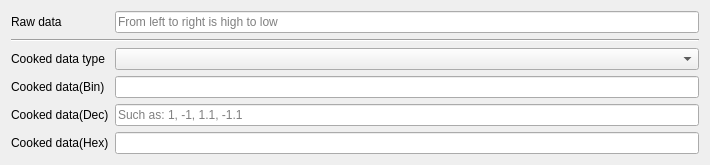
<?xml version="1.0" encoding="UTF-8"?>
<ui version="4.0">
 <class>xToolsNumberAssistant</class>
 <widget class="QWidget" name="xToolsNumberAssistant">
  <property name="geometry">
   <rect>
    <x>0</x>
    <y>0</y>
    <width>710</width>
    <height>161</height>
   </rect>
  </property>
  <property name="minimumSize">
   <size>
    <width>680</width>
    <height>0</height>
   </size>
  </property>
  <property name="windowTitle">
   <string notr="true">Form</string>
  </property>
  <layout class="QGridLayout" name="gridLayout">
   <item row="0" column="0">
    <widget class="QLabel" name="label">
     <property name="sizePolicy">
      <sizepolicy hsizetype="Fixed" vsizetype="Preferred">
       <horstretch>0</horstretch>
       <verstretch>0</verstretch>
      </sizepolicy>
     </property>
     <property name="text">
      <string>Raw data</string>
     </property>
    </widget>
   </item>
   <item row="5" column="0">
    <widget class="QLabel" name="label_3">
     <property name="text">
      <string>Cooked data(Hex)</string>
     </property>
    </widget>
   </item>
   <item row="1" column="0" colspan="2">
    <widget class="Line" name="line">
     <property name="orientation">
      <enum>Qt::Horizontal</enum>
     </property>
    </widget>
   </item>
   <item row="2" column="0">
    <widget class="QLabel" name="label_5">
     <property name="text">
      <string>Cooked data type</string>
     </property>
    </widget>
   </item>
   <item row="2" column="1">
    <widget class="QComboBox" name="comboBoxCookedDataType"/>
   </item>
   <item row="5" column="1">
    <widget class="QLineEdit" name="lineEditCookedHex">
     <property name="text">
      <string notr="true"/>
     </property>
     <property name="readOnly">
      <bool>true</bool>
     </property>
    </widget>
   </item>
   <item row="3" column="1">
    <widget class="QLineEdit" name="lineEditCookedBin">
     <property name="text">
      <string notr="true"/>
     </property>
     <property name="readOnly">
      <bool>true</bool>
     </property>
    </widget>
   </item>
   <item row="4" column="0">
    <widget class="QLabel" name="label_2">
     <property name="sizePolicy">
      <sizepolicy hsizetype="Fixed" vsizetype="Preferred">
       <horstretch>0</horstretch>
       <verstretch>0</verstretch>
      </sizepolicy>
     </property>
     <property name="text">
      <string>Cooked data(Dec)</string>
     </property>
    </widget>
   </item>
   <item row="4" column="1">
    <widget class="QLineEdit" name="lineEditCookedDec">
     <property name="text">
      <string notr="true"/>
     </property>
     <property name="readOnly">
      <bool>false</bool>
     </property>
     <property name="placeholderText">
      <string>Such as: 1, -1, 1.1, -1.1</string>
     </property>
    </widget>
   </item>
   <item row="3" column="0">
    <widget class="QLabel" name="label_6">
     <property name="text">
      <string>Cooked data(Bin)</string>
     </property>
    </widget>
   </item>
   <item row="0" column="1">
    <widget class="QLineEdit" name="lineEditRawData">
     <property name="text">
      <string notr="true"/>
     </property>
     <property name="placeholderText">
      <string>From left to right is high to low</string>
     </property>
    </widget>
   </item>
  </layout>
 </widget>
 <resources/>
 <connections/>
</ui>
